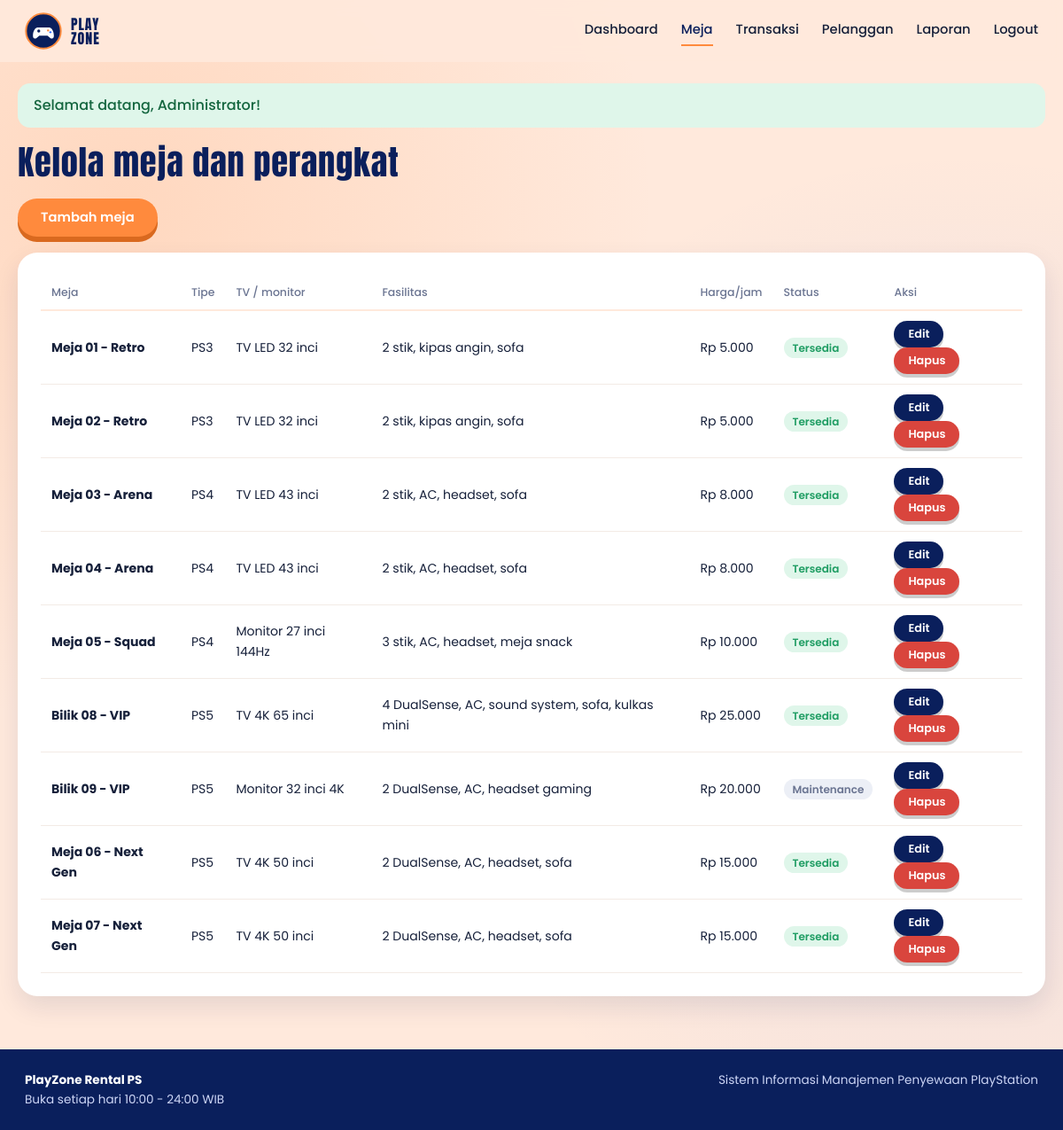
Page /admin/unit.php (signed in) on the committed database.
### tables this page shows
CREATE TABLE unit_rental (
  id INT AUTO_INCREMENT PRIMARY KEY,
  kategori_id INT NOT NULL,
  nama VARCHAR(60) NOT NULL UNIQUE,       
  jenis_tv VARCHAR(80) NOT NULL,
  fasilitas VARCHAR(255) DEFAULT NULL,
  harga_per_jam INT NOT NULL,
  status ENUM('aktif','maintenance') NOT NULL DEFAULT 'aktif',
  foto VARCHAR(120) DEFAULT NULL,
  CONSTRAINT fk_unit_kategori FOREIGN KEY (kategori_id) REFERENCES kategori(id) ON UPDATE CASCADE ON DELETE RESTRICT
);

CREATE TABLE kategori (
  id INT AUTO_INCREMENT PRIMARY KEY,
  nama VARCHAR(20) NOT NULL UNIQUE,       
  deskripsi VARCHAR(150) DEFAULT NULL
);

### admin/unit.php (the view, shortened to what this page needs)
<?php
require_once __DIR__ . '/../config/functions.php';
require_once __DIR__ . '/../config/layout.php';
$kat = q($db, "SELECT * FROM kategori ORDER BY nama");
$err = []; $edit = null;
$f = ['id' => 0, 'kategori_id' => 0, 'nama' => '', 'jenis_tv' => '', 'fasilitas' => '', 'harga_per_jam' => '', 'status' => 'aktif', 'foto' => ''];
$show_form = $f['id'] || isset($_GET['tambah']) || $err;
$units = q($db, SQL_UNIT . " ORDER BY k.nama, u.nama");
page_head('Kelola Meja'); ?>
<h1 class="page-title">Kelola meja dan perangkat</h1>
<?php if ($show_form): ?>
<form class="panel" method="post" enctype="multipart/form-data" style="margin-bottom:26px" novalidate>
  <h2 style="font-size:1.6rem;color:var(--navy)"><?= $f['id'] ? 'Edit meja' : 'Tambah meja' ?></h2>
  <?php if ($err) echo '<ul class="errs"><li>' . implode('</li><li>', array_map('e', $err)) . '</li></ul>'; ?>
  <input type="hidden" name="id" value="<?= (int)$f['id'] ?>"><input type="hidden" name="foto_lama" value="<?= e($f['foto']) ?>">
  <div class="row2"><div><label for="nama">Nama / nomor meja</label><input id="nama" name="nama" value="<?= e($f['nama']) ?>" required></div>
  <div><label for="kat">Tipe PlayStation</label><select id="kat" name="kategori_id"><option value="">- pilih -</option><?php foreach ($kat as $k) echo '<option value="' . $k['id'] . '"' . ($f['kategori_id'] == $k['id'] ? ' selected' : '') . '>' . e($k['nama']) . '</option>'; ?></select></div></div>
  <div class="row2"><div><label for="tv">Jenis TV / monitor</label><input id="tv" name="jenis_tv" value="<?= e($f['jenis_tv']) ?>" required></div>
  <div><label for="harga">Harga per jam (Rp)</label><input id="harga" name="harga_per_jam" inputmode="numeric" value="<?= e($f['harga_per_jam']) ?>" required></div></div>
  <label for="fas">Fasilitas</label><input id="fas" name="fasilitas" value="<?= e($f['fasilitas']) ?>" placeholder="mis. 2 stik, AC, headset, sofa">
  <div class="row2"><div><label for="st">Status unit</label><select id="st" name="status"><option value="aktif" <?= $f['status'] === 'aktif' ? 'selected' : '' ?>>Aktif</option><option value="maintenance" <?= $f['status'] === 'maintenance' ? 'selected' : '' ?>>Maintenance</option></select></div>
  <div><label for="foto">Foto meja (JPG/PNG/WEBP, maks. 2 MB)</label><input id="foto" type="file" name="foto" accept="image/jpeg,image/png,image/webp"></div></div>
  <?php if ($f['foto']) echo '<p class="meta" style="margin-top:8px">Foto saat ini: ' . e($f['foto']) . ' (unggah baru untuk mengganti)</p>'; ?>
  <div class="row-actions"><button class="btn">Simpan meja</button><a class="btn ghost" href="<?= BASE_URL ?>/admin/unit.php">Batal</a></div>
</form>
<?php else: ?><p style="margin-bottom:18px"><a class="btn" href="?tambah=1">Tambah meja</a></p><?php endif; ?>
<div class="panel table-wrap"><table><tr><th>Meja</th><th>Tipe</th><th>TV / monitor</th><th>Fasilitas</th><th>Harga/jam</th><th>Status</th><th>Aksi</th></tr>
<?php foreach ($units as $u) { echo '<tr><td><strong>' . e($u['nama']) . '</strong></td><td>' . e($u['kategori']) . '</td><td>' . e($u['jenis_tv']) . '</td><td>' . e($u['fasilitas']) . '</td><td>' . rupiah($u['harga_per_jam']) . '</td>
  <td><span class="dot d-' . $u['status_live'] . '">' . ucfirst($u['status_live']) . '</span></td><td><a class="btn sm navy" href="?edit=' . $u['id'] . '">Edit</a>
  <form method="post" class="inline" data-confirm="Hapus ' . e($u['nama']) . '?"><input type="hidden" name="id" value="' . $u['id'] . '"><button class="btn sm red" name="aksi" value="hapus">Hapus</button></form></td></tr>'; }
if (!$units) echo '<tr><td colspan="7" class="meta">Belum ada meja. Tambahkan meja pertama.</td></tr>'; ?></table></div>

### assets/css/style.css (style rules this page uses)
:root { --navy:#0a1f5c;--blue:#2f6bff;--orange:#ff8a3d;--peach:#ffe9dc;--cream:#fff7f1;--ink:#16203a;--mute:#6b7592;--ok:#1f9d63;--bad:#d9453d;--r:22px }
* { box-sizing:border-box;margin:0;padding:0 }
html { scroll-behavior:smooth }
body { font-family:Poppins,system-ui,sans-serif;color:var(--ink);background:var(--peach);line-height:1.6;min-height:100vh;display:flex;flex-direction:column; background-image:radial-gradient(circle at 12% 18%,rgba(255,138,61,.18),transparent 40%),radial-gradient(circle at 90% 60%,rgba(47,107,255,.10),transparent 45%) }
h1,h2,h3,.display { font-family:Anton,Impact,'Arial Narrow',sans-serif;font-weight:400;letter-spacing:.02em;line-height:1.1 }
a { color:var(--blue) }
.btn { display:inline-block;border:0;cursor:pointer;font:600 .92rem Poppins,sans-serif;padding:11px 26px;border-radius:999px;background:var(--orange);color:#fff;text-decoration:none;box-shadow:0 6px 0 #d9691f;transition:.15s }
.btn.navy { background:var(--navy);box-shadow:0 6px 0 #050f33 }
.btn.red { background:var(--bad);box-shadow:0 6px 0 #a42f29 }
.btn.sm { padding:6px 16px;font-size:.8rem;box-shadow:0 4px 0 rgba(0,0,0,.2) }
.dot { font-size:.75rem;font-weight:600;padding:3px 10px;border-radius:999px;white-space:nowrap }
.d-tersedia { background:#dff6ea;color:var(--ok) }
.d-maintenance { background:#eceff6;color:var(--mute) }
.panel { background:#fff;border-radius:var(--r);padding:26px;box-shadow:0 12px 28px rgba(10,31,92,.1) }
.page-title { font-size:2.4rem;color:var(--navy);margin:8px 0 20px }
.table-wrap { overflow-x:auto }
table { width:100%;border-collapse:collapse;font-size:.88rem }
th { text-align:left;font:500 .78rem Poppins,sans-serif;color:var(--mute);padding:10px 12px;border-bottom:2px solid var(--peach) }
td { padding:11px 12px;border-bottom:1px solid #f3ebe5;vertical-align:middle }
.inline { display:inline }

### rows in the picture
unit_rental: nama "Meja 01 - Retro", kategori.nama "PS3", jenis_tv "TV LED 32 inci", fasilitas "2 stik, kipas angin, sofa", harga_per_jam "Rp 5.000", status_live "Tersedia"
unit_rental: nama "Meja 02 - Retro", kategori.nama "PS3", jenis_tv "TV LED 32 inci", fasilitas "2 stik, kipas angin, sofa", harga_per_jam "Rp 5.000", status_live "Tersedia"
unit_rental: nama "Meja 03 - Arena", kategori.nama "PS4", jenis_tv "TV LED 43 inci", fasilitas "2 stik, AC, headset, sofa", harga_per_jam "Rp 8.000", status_live "Tersedia"
unit_rental: nama "Meja 04 - Arena", kategori.nama "PS4", jenis_tv "TV LED 43 inci", fasilitas "2 stik, AC, headset, sofa", harga_per_jam "Rp 8.000", status_live "Tersedia"
unit_rental: nama "Meja 05 - Squad", kategori.nama "PS4", jenis_tv "Monitor 27 inci 144Hz", fasilitas "3 stik, AC, headset, meja snack", harga_per_jam "Rp 10.000", status_live "Tersedia"
unit_rental: nama "Bilik 08 - VIP", kategori.nama "PS5", jenis_tv "TV 4K 65 inci", fasilitas "4 DualSense, AC, sound system, sofa, kulkas mini", harga_per_jam "Rp 25.000", status_live "Tersedia"
unit_rental: nama "Bilik 09 - VIP", kategori.nama "PS5", jenis_tv "Monitor 32 inci 4K", fasilitas "2 DualSense, AC, headset gaming", harga_per_jam "Rp 20.000", status_live "Maintenance"
unit_rental: nama "Meja 06 - Next Gen", kategori.nama "PS5", jenis_tv "TV 4K 50 inci", fasilitas "2 DualSense, AC, headset, sofa", harga_per_jam "Rp 15.000", status_live "Tersedia"
unit_rental: nama "Meja 07 - Next Gen", kategori.nama "PS5", jenis_tv "TV 4K 50 inci", fasilitas "2 DualSense, AC, headset, sofa", harga_per_jam "Rp 15.000", status_live "Tersedia"

### other values in the picture
$t "Dashboard"
$t "Meja"
$t "Transaksi"
$t "Pelanggan"
$t "Laporan"
$t "Logout"
$m "Selamat datang, Administrator!"
JAM_BUKA "10"
JAM_TUTUP "24"
